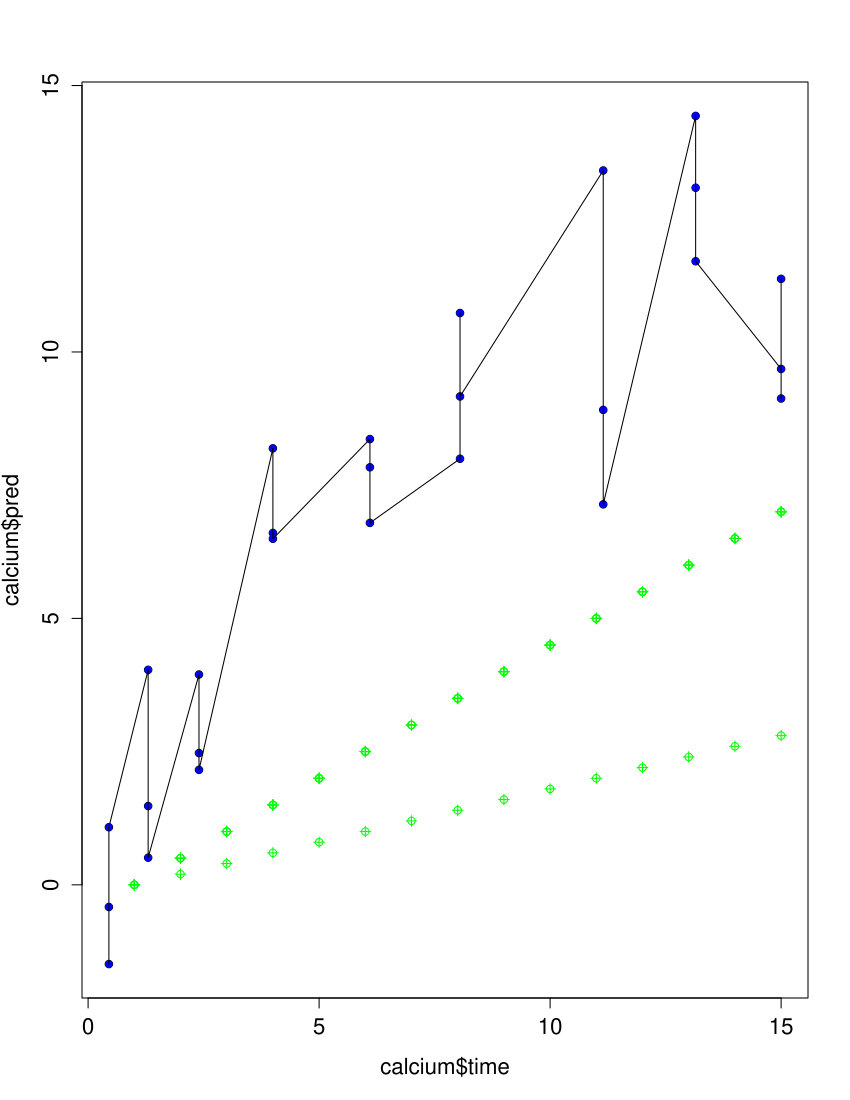

The script that drew this image:


install.packages("ElemStatLearn")
library("ElemStatLearn")

sub = sample(nrow(spam), floor(nrom(spam)*0.9))
train = spam[sub,]
test = spam[-sub,]

xTrain = train[, 58]
yTrain = train$spam

xTest = test[, 58]
yTest = test$spam

model = train(xTrain, yTrain, 'nb', trControl = trainControl(method'cv', number = 10))
prop.table(table(predict(model$finalModel,xTest)$class, yTest))



 


#Example 1
ye.model <- lm(time~cal, data=calcium)
calcium$pred <- predict(ye.model, calcium)
plot(calcium$time, calcium$pred)
points(calcium$time, calcium$pred, col="blue", pch=16)
lines(calcium$time, fitted(ye.model), col="black")


#Example 2
newcalcium <- data.frame(time = seq(0, 15, 0.2))
newcalcium$pred <- predict(ye.model, newcalcium)
points(newcalcium$time, newcalcium$pred, col="green")
points(newcalcium$time, newcalcium$pred, col="green", pch=3)
lines(newcalcium$time, fitted(ye.model), col="black")
